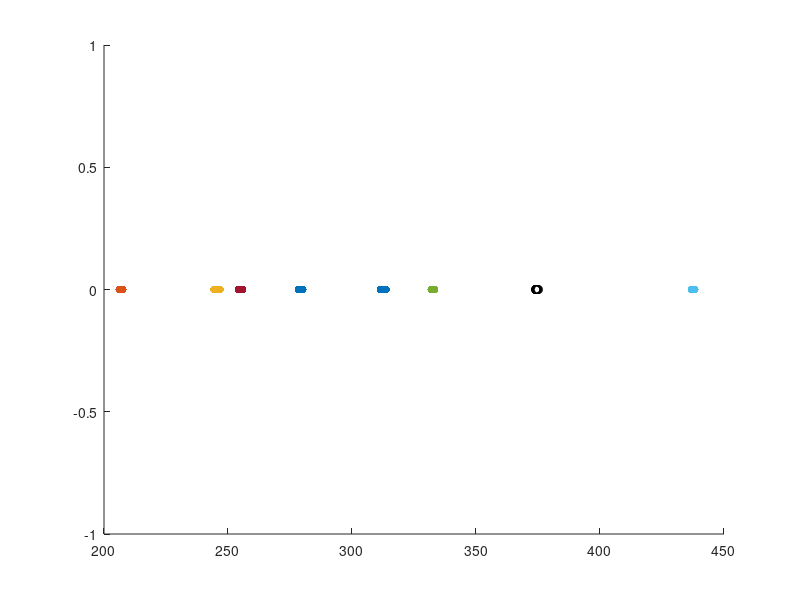

Write MATLAB code to recreate this figure.
%data preparation

Red     = [ [855 855 854 854 854 853 853 853 853 853 852 853 853 853 853 ] ;
[815 815 814 814 814 814 814 814 814 814 814 814 815 814 814 ];
[917 916 916 916 915 915 916 916 916 916 916 916 916 917 917 ] ]';

Blue       = [[1004 1002 1002 1001 1001 1001 1001 1001 1001 1001 1001 1002 1001 1001 1002 ] ;
[849 849 848 847 846 846 846 846 846 846 846 845 845 845 845 ] ;
[841 841 840 840 840 840 840 840 839 839 839 840 839 839 839 ] ]';

Violet = [[914 914 914 913 913 914 913 913 913 913 913 913 913 913 913 ]; 
[841 841 840 840 841 841 841 841 841 841 841 841 841 841 841 ]; 
[866 864 863 864 864 864 864 864 864 864 864 864 864 864 864  ]]';

Orange      = [[844 844 844 844 844 844 844 844 844 844 845 845 844 845 844 ] ;
[689 689 689 688 688 688 689 688 689 689 689 689 689 689 689 ] ;
[922 922 922 922 922 922 922 922 922 923 922 922 922 922 922 ] ]';

Green     = [[976 976 976 976 976 976 976 976 976 976 976 975 976 976 976 ] ;
[636 636 636 635 635 636 635 635 635 636 635 635 635 636 635 ] ;
[873 873 873 872 873 873 872 873 873 873 872 873 873 873 873 ] ]';

Yellow        = [[838 837 837 837 838 838 838 838 838 838 838 838 838 838 838 ] ;
[530 528 528 528 528 529 529 529 529 529 529 529 529 530 529 ] ;
[913 913 913 913 913 913 913 913 913 913 913 913 913 913 913 ] ]';

Cyan     = [[973 972 973 973 973 973 973 973 973 973 973 973 973 973 973 ] ;
[625 625 624 624 624 624 623 623 623 624 624 624 624 624 624 ] ;
[779 779 778 779 778 779 778 779 778 778 779 778 778 779 778 ] ]';

Black     = [[1015 1014 1014 1016 1018 1016 1019 1016 1019 1014 1018 1014 1017 1014 1017 ] ;
[917 916 916 936 937 942 942 943 944 934 934 931 932 930 931 ] ;
[960 959 959 969 969 972 972 973 974 968 968 967 967 966 966 ] ]'; 

Total_Data = [Red;  Blue; Violet; Orange;  Green; Yellow; Cyan;Black];
Data=Red;
Data(:,:,2)=Blue;
Data(:,:,3)=Violet;
Data(:,:,4)=Orange;
Data(:,:,5)=Green;
Data(:,:,6)=Yellow;
Data(:,:,7)=Cyan;
Data(:,:,8)=Black;

% fischer analysis

no_classes = 8;
no_dimension = 3;

%classwise mean
classwise_mean=mean(Data);
%total mean
total_mean=mean(Total_Data);

Sb=[0 0 0;0 0 0; 0 0 0];
for i=1:8
    u=classwise_mean(:,:,i)-total_mean;
    Sb=Sb+ 15*(u'*u);
end

Sw=[0 0 0;0 0 0; 0 0 0];
for i=1:8
   Sw=Sw+ 15*cov(Data(:,:,i)) ;
end

eigval=eig(Sw\Sb);
display(eigval);

[eigvec,V]=eig(Sw\Sb);

%obtain the corresponding vector of highest eigenval
bigvec=eigvec(:,1);
projected_Data=[];
for i=1:8
    x=bigvec'*Data(:,:,i)';
    projected_Data=[projected_Data; x];
end    
x=[0 0 0 0 0 0 0 0 0 0 0 0 0 0 0 ];
hold on;
scatter(projected_Data(1,:),x,'filled','r');
scatter(projected_Data(2,:),x,'filled','b');
scatter(projected_Data(3,:),x,'filled','m');
scatter(projected_Data(4,:),x,'k');
scatter(projected_Data(5,:),x,'filled','g');
scatter(projected_Data(6,:),x,'filled','y');
scatter(projected_Data(7,:),x,'filled','c');
scatter(projected_Data(8,:),x,'filled','k');


mean_proj=mean(projected_Data');
std_proj=std(projected_Data');
